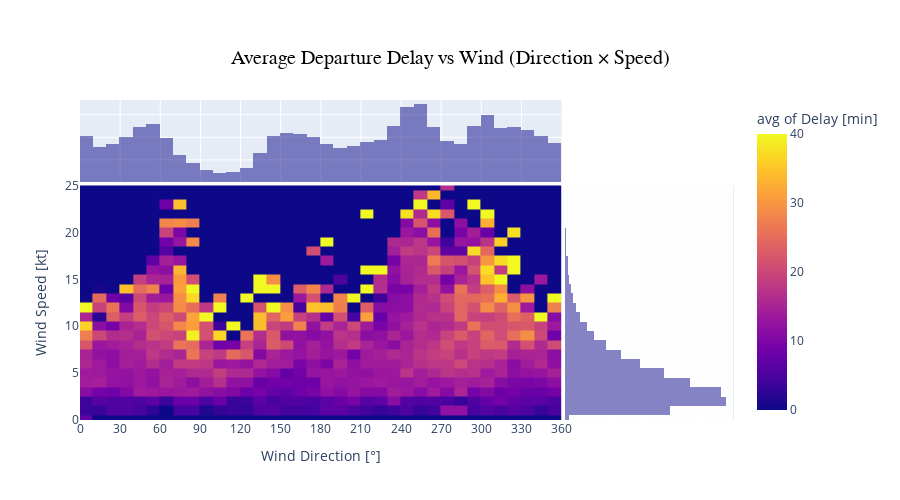

Notebook code for this chart:
### Markdown cell above
Erstellung eines 2D-Histogramms für die Windrichtung und -stärke.

### Code cell
df = helper_df.copy()

# Normalise wind direction to [0, 360) and drop missing values
df["wind_dir_deg"] = (df["wind_dir_deg"] % 360).astype(float)

# Build a 2D heatmap where colour encodes average delay per bin
fig = px.density_heatmap(
    df,
    x="wind_dir_deg",
    y="wind_speed_kt",
    z="avg_dep_delay_slot_minutes",
    histfunc="avg",                        # Use mean delay per bin
    nbinsx=36,                             # 10° bins (0–359)
    nbinsy=50,                             # Adjust vertical resolution to taste
    range_x=[0, 360],                      # Full circle coverage
    range_y=[0, 25],                       # Wind speed range
    range_color=[0, 40],                   # Farbbereich
    marginal_x="histogram",                # Show x-distribution
    marginal_y="histogram",                # Show y-distribution
    color_continuous_scale=px.colors.sequential.Plasma,  # Explicit diverging scale
    color_continuous_midpoint=0,           # Centre colours at zero delay
    labels={
        "wind_dir_deg": "Wind Direction [°]",
        "wind_speed_kt": "Wind Speed [kt]",
        "avg_dep_delay_slot_minutes": "Delay [min]"
    },
    title="Average Departure Delay vs Wind (Direction × Speed)"
)

# Centre the title and make the figure taller for readability
fig.update_layout(
    title={'x': 0.5, 'xanchor': 'center', 'yanchor': 'top'},
    height=500
)

# Improve axis tick formatting (30° ticks on direction)
fig.update_xaxes(tickmode="linear", dtick=30)
fig.update_yaxes(automargin=True)

# Adjust title alignment and font size
fig.update_layout(
    title={
        'x': 0.5, # 0 = left, 0.5 = centre, 1 = right
        'xanchor': 'center', # Anchor point for x
        'yanchor': 'top' # Anchor point for y
    },
    title_font=dict(size=20, family='Arial', color='black'),  # Font styling
)

fig.show()

### Figure 1 — Plotly figure (JSON) as saved in the notebook; plotly's stock layout.template omitted (floating-point values rounded to 4 significant figures; data arrays with more than 128 entries replaced by an {"elided": "..."} marker saying what was removed)
{"data": [{"coloraxis": "coloraxis", "histfunc": "avg", "hovertemplate": "Wind Direction [°]=%{x}<br>Wind Speed [kt]=%{y}<br>avg of Delay [min]=%{z}<extra></extra>", "name": "", "nbinsx": 36, "nbinsy": 50, "type": "histogram2d", "x": {"elided": "48000 float values"}, "xaxis": "x", "xbingroup": "x", "y": {"elided": "48000 float values"}, "yaxis": "y", "ybingroup": "y", "z": {"elided": "48000 float values"}}, {"bingroup": "x", "hovertemplate": "Wind Direction [°]=%{x}<br>count=%{y}<extra></extra>", "legendgroup": "", "marker": {"color": "#0d0887"}, "name": "", "opacity": 0.5, "showlegend": false, "type": "histogram", "x": {"elided": "48000 float values"}, "xaxis": "x3", "yaxis": "y3"}, {"bingroup": "y", "hovertemplate": "Wind Speed [kt]=%{y}<br>count=%{x}<extra></extra>", "legendgroup": "", "marker": {"color": "#0d0887"}, "name": "", "opacity": 0.5, "showlegend": false, "type": "histogram", "xaxis": "x2", "y": {"elided": "48000 float values"}, "yaxis": "y2"}], "layout": {"barmode": "overlay", "coloraxis": {"cmax": 40, "cmid": 0, "cmin": 0, "colorbar": {"title": {"text": "avg of Delay [min]"}}, "colorscale": [[0, "#0d0887"], [0.1111, "#46039f"], [0.2222, "#7201a8"], [0.3333, "#9c179e"], [0.4444, "#bd3786"], [0.5556, "#d8576b"], [0.6667, "#ed7953"], [0.7778, "#fb9f3a"], [0.8889, "#fdca26"], [1, "#f0f921"]]}, "height": 500, "legend": {"tracegroupgap": 0}, "title": {"font": {"color": "black", "family": "Arial", "size": 20}, "text": "Average Departure Delay vs Wind (Direction × Speed)", "x": 0.5, "xanchor": "center", "yanchor": "top"}, "xaxis": {"anchor": "y", "domain": [0, 0.7363], "dtick": 30, "range": [0, 360], "tickmode": "linear", "title": {"text": "Wind Direction [°]"}}, "xaxis2": {"anchor": "y2", "domain": [0.7413, 1], "dtick": 30, "matches": "x2", "showgrid": true, "showline": false, "showticklabels": false, "tickmode": "linear", "ticks": ""}, "xaxis3": {"anchor": "y3", "domain": [0, 0.7363], "dtick": 30, "matches": "x", "showgrid": true, "showticklabels": false, "tickmode": "linear"}, "xaxis4": {"anchor": "y4", "domain": [0.7413, 1], "dtick": 30, "matches": "x2", "showgrid": true, "showline": false, "showticklabels": false, "tickmode": "linear", "ticks": ""}, "yaxis": {"anchor": "x", "automargin": true, "domain": [0, 0.7326], "range": [0, 25], "title": {"text": "Wind Speed [kt]"}}, "yaxis2": {"anchor": "x2", "automargin": true, "domain": [0, 0.7326], "matches": "y", "showgrid": true, "showticklabels": false}, "yaxis3": {"anchor": "x3", "automargin": true, "domain": [0.7426, 1], "matches": "y3", "showgrid": true, "showline": false, "showticklabels": false, "ticks": ""}, "yaxis4": {"anchor": "x4", "automargin": true, "domain": [0.7426, 1], "matches": "y3", "showgrid": true, "showline": false, "showticklabels": false, "ticks": ""}}}
